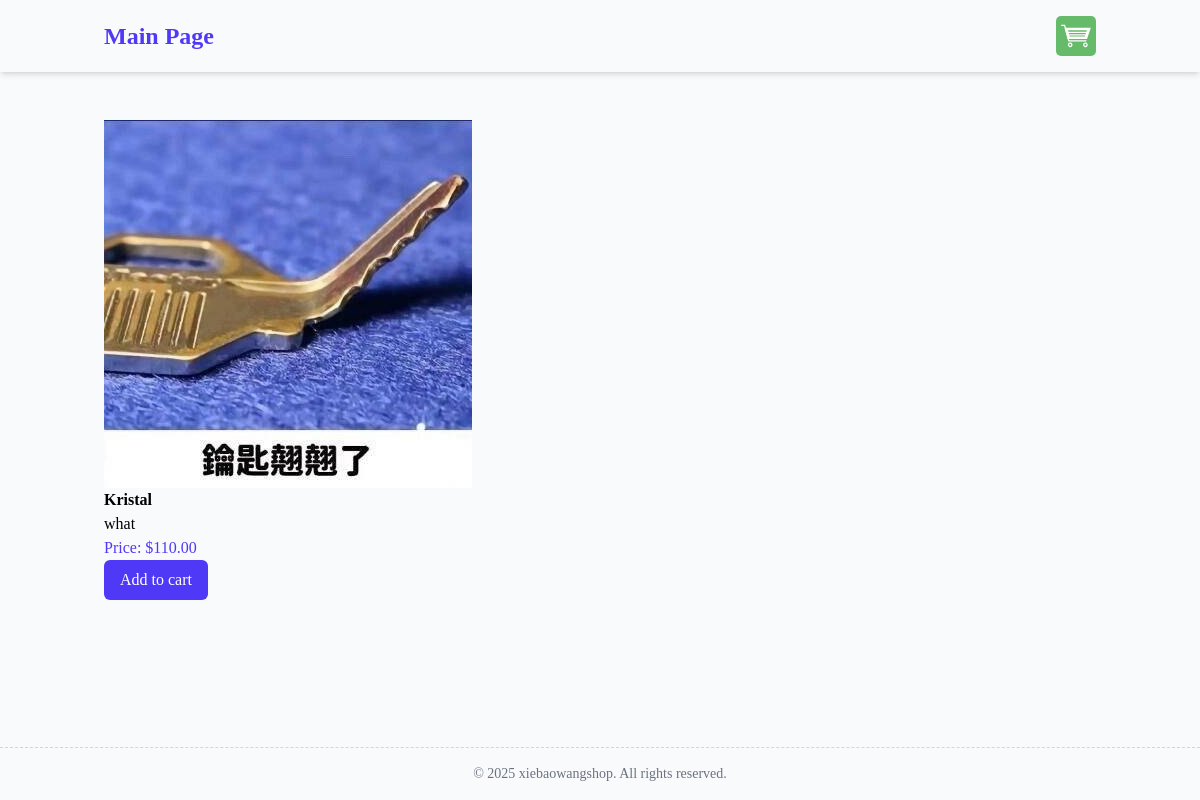
The page /products/product/4/kristal/ on the database its author committed.
### products/models.py (models this page shows, shortened)
class Product(models.Model):
    category = models.ForeignKey(Category,related_name="products",on_delete=models.CASCADE)
    name = models.CharField(max_length=250)
    slug = models.SlugField(unique=True)
    description = models.TextField(blank=True)
    price = models.DecimalField(max_digits=10,decimal_places=2)
    available = models.BooleanField(default=True)
    created = models.DateTimeField(auto_now_add=True)
    updated = models.DateTimeField(auto_now=True)
    image = models.ImageField(upload_to="products",blank=True)

### products/views.py (the view)
# urls.py: path("product/<int:id>/<slug:slug>/",views.product_detail,name="product_detail"),
def product_detail(request, id, slug):
    product=get_object_or_404(Product,id=id,slug=slug,available=True)
    return render(request,'products/product/detail.html',{'product':product})

### products/templates/products/product/detail.html (shortened to what this page needs)
{% extends "base.html" %}
{%block content %}
<div class="container mx-auto p-4 flex">
    <div>
        {% if product.image %}
            <img src="{{ product.image.url }}" alt="{{ product.name }}" class="max-h-[80vh]">
        {% else %}
            <p>image is not available</p>
        {% endif %}
            <h3 class="font-semibold">{{ product.name }}</h3>
            <p>{{ product.description }}</p>
        <p class="text-indigo-600">Price: ${{ product.price }}</p></h3>
        <form action="{% url 'cart:cart_add' product.id%}" method="POST" id="add-to-cart-form">
            <button type="submit" class="bg-indigo-600 text-white px-4 py-2 rounded-md cursor-pointer">Add to cart</button>
        </form>
    </div>
</div>
{%endblock %}

### rows shown on the page
Product: image (picture), name "Kristal", description "what", price "110.00"
